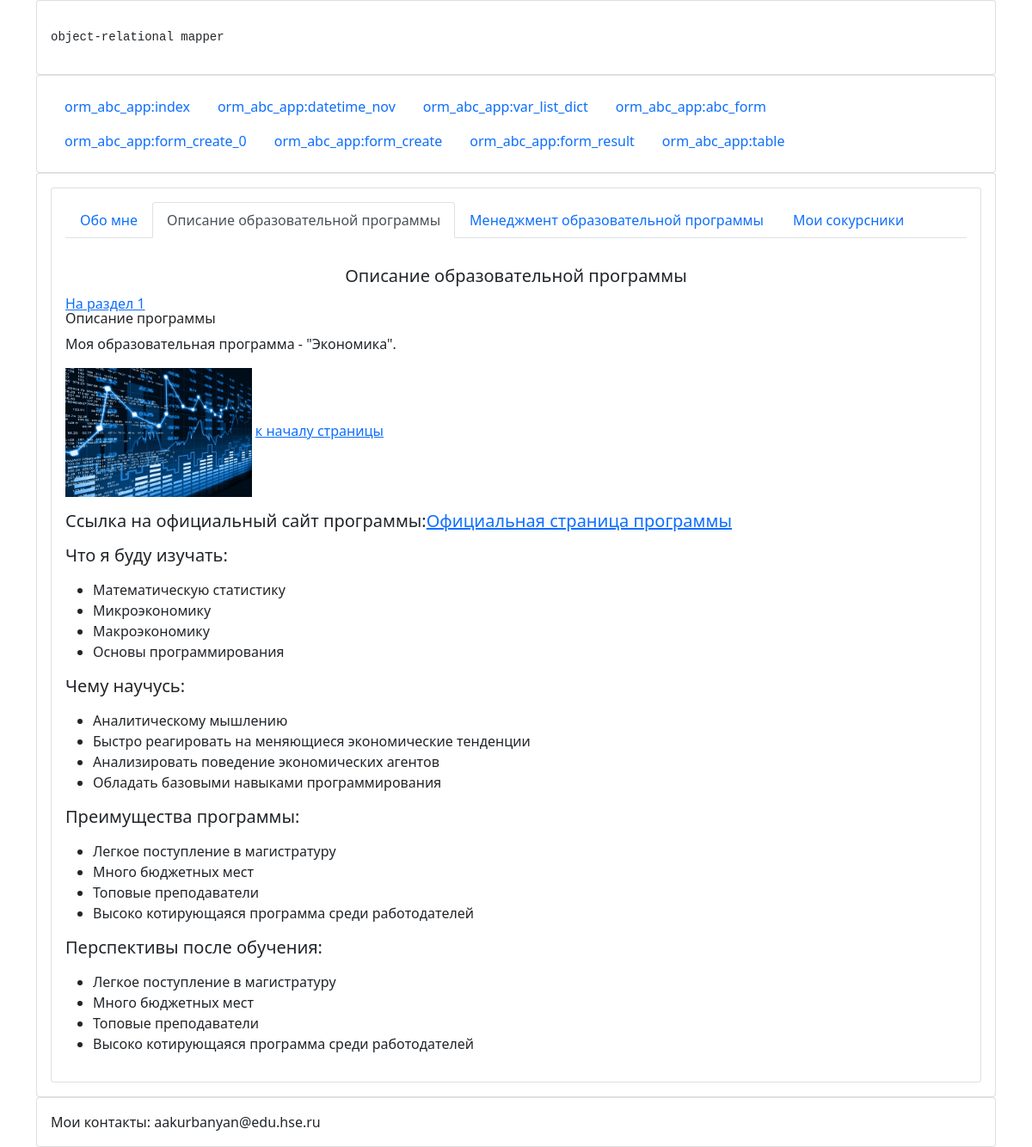
Screenshot of /page/10 with the database file from the repository.
### site_app/models.py (models this page shows, shortened)
class Item(models.Model):
    item_title = models.CharField(verbose_name = 'Заголовок (title)', max_length=255, default="Заголовок" )
    item_nav = models.CharField(verbose_name = 'Название ссылки', max_length=255, default="Название ссылки")
    item_nav_position = models.IntegerField(verbose_name = 'Приоритет ссылки в навигации (0 - исключить)', default=1, help_text="большее - число правее, 0 - исключить из навигации")
    item_content = models.TextField(verbose_name = 'Основное содержание страницы',
    default = '<a id="top_of _page" href="#h1" class="card-link">На раздел 1</a>   <h6 class="card-subtitle mb-2 text-body-secondary ">   <a id="h1">Раздел 1</a></h6>   <p class="card-text">Содержание раздела 1</p>   <img src="/static/images/settings_django.png"  height="30px">    <a href="#top_of _page" class="card-link">к началу страницы</a>')
    item_current_date = models.DateTimeField(verbose_name = "Дата Записи", auto_now=True)
    class Meta:
        verbose_name = 'Содержание текущей страницы'
        verbose_name_plural = 'Содержание всех страниц'
        ordering = ('-item_nav_position',)

### site_app/views.py (the view)
# urls.py: path('page/<int:pk>', views.page, name='page'),
def page(request, pk):
    nav_objects = Item.objects.values('id','item_nav', 'item_nav_position').filter(item_nav_position__gt=0).order_by('-item_nav_position')
    print("nav_objects: ", nav_objects)
    content_object = Item.objects.values().get(id=pk)
    print("content_object:\n", content_object)
    context = {'pk': pk, 'nav_objects': nav_objects, 'content_object': content_object}
    return render(request, 'page.html', context)

### site_app/templates/page.html (shortened to what this page needs)
{% extends 'layout.html' %}
{% block content %}
    <div class="card">
        <div class="card-body">
            <ul class="nav nav-tabs">
                {% for object in nav_objects %}
                    <li class="nav-item">
                        <a class="{% if pk == object.id %}nav-link active{% else %}nav-link{% endif %}"
                           href="{% url 'site_app:page' pk=object.id %}">{{ object.item_nav }}</a>
                    </li>
                {% endfor %}
            </ul>
        </div>
        <div class="card-body">
            <h5 class='card-title text-center'> {% autoescape off %}{{ content_object.item_title }}{% endautoescape %}</h5>
            {% autoescape off %}{{ content_object.item_content }}{% endautoescape %}
        </div>
    </div>
{% endblock %}

### rows the page displays
Item: item_nav "Обо мне"
Item: item_nav "Описание образовательной программы", item_title "Описание образовательной программы", item_content "На раздел 1 Описание программы Моя образовательная программа - \"Экономика\". к началу страницы Ссылка на официальный сайт программы: Официальная страница программы Что я буду изучать: Математическую статистику Микроэкономику Макроэкономику Основы программирования Чему научусь: Аналитическому мышлению Быстро реагировать на меняющиеся экономические тенденции Анализировать поведение экономических агентов Обладать базовыми навыками программирования Преимущества программы: Легкое поступление в магистратуру Много бюджетных мест Топовые преподаватели Высоко котирующаяся программа среди работодателей Перспективы после обучения: Легкое поступление в магистратуру Много бюджетных мест Топовые…", item_content (picture)
Item: item_nav "Менеджмент образовательной программы"
Item: item_nav "Мои сокурсники"
